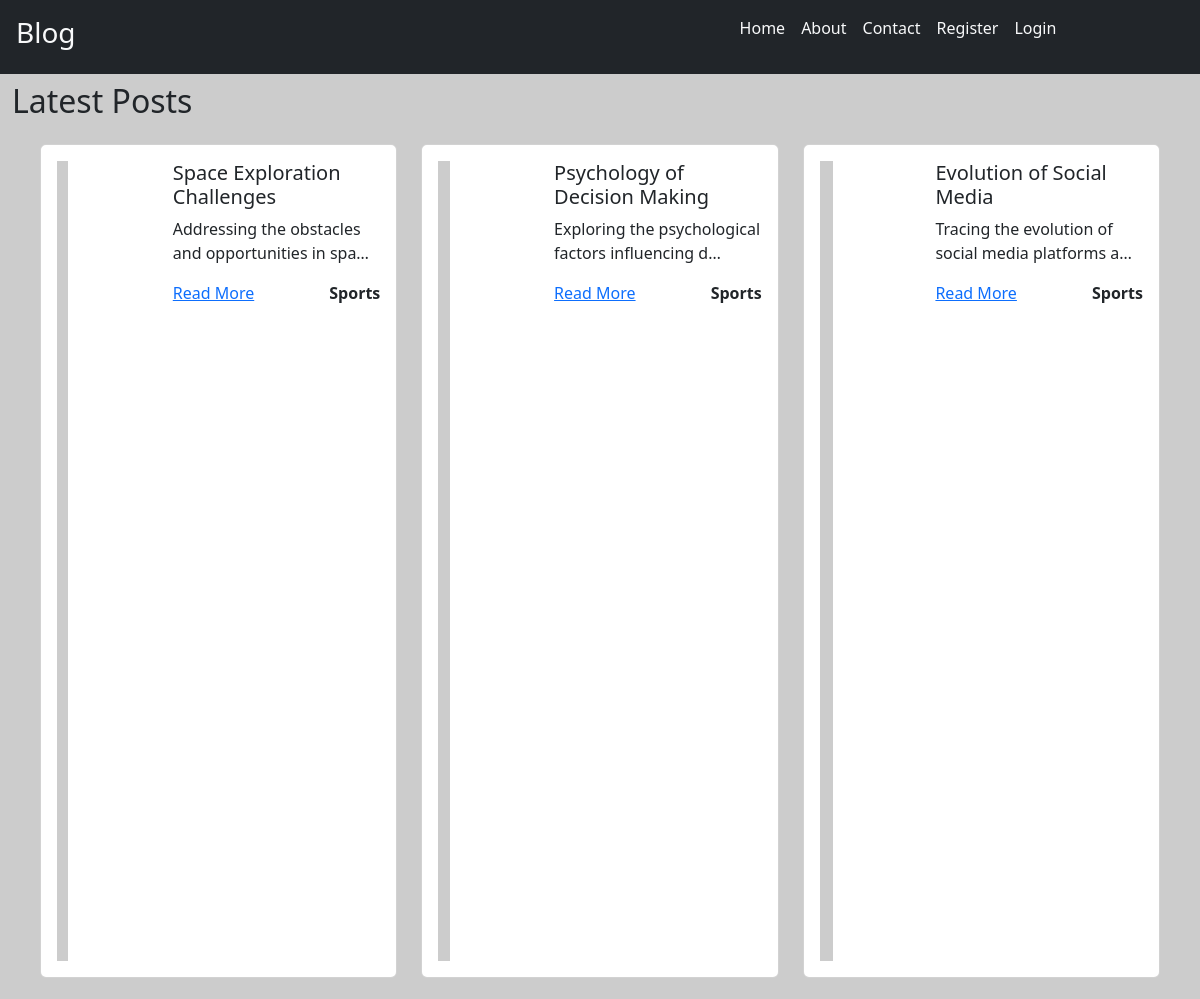
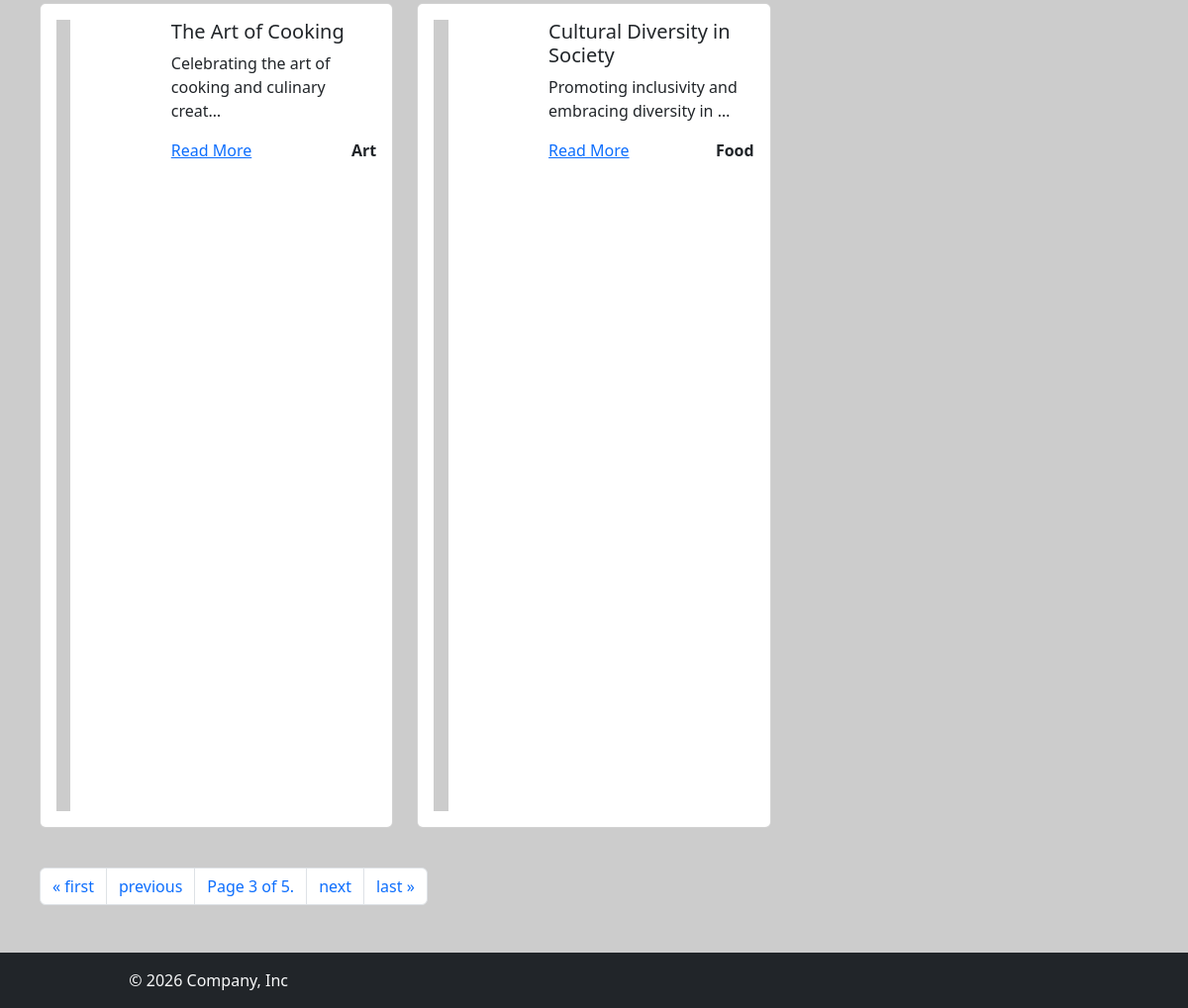
/?page=3, run on the app's committed database (2 pictures, top to bottom).
### blog/models.py (models this page shows, shortened)
class Post(models.Model):
    title = models.CharField(max_length = 100)
    content = models.TextField()
    img_url = models.ImageField(null = True, upload_to = "posts/images")
    created_at = models.DateTimeField(auto_now_add = True)
    slug = models.SlugField(unique = True)
    category = models.ForeignKey(Categorys, on_delete=models.CASCADE)
    user = models.ForeignKey(User, on_delete=models.CASCADE, null = True)
    is_published = models.BooleanField(default = False)
    @property
    def formatted_img_url(self) :
        url = self.img_url if self.img_url.__str__().startswith(('http://', 'https://')) else self.img_url.url
        return url

class Categorys(models.Model):
    name = models.CharField(max_length = 100)

### blog/views.py (the view)
# urls.py: path('', views.index, name = 'index'),
def index(request):
    all_posts = Post.objects.filter(is_published = True)
    paginator = Paginator(all_posts, 5) # Show 5 posts per page
    page_no = request.GET.get('page')
    page_obj = paginator.get_page(page_no)
    return render(request, 'index.html',{"blog_title" : titles[0], "page_objs" : page_obj})

### blog/templates/index.html (shortened to what this page needs)
{% extends "base.html" %}
{% block content %}
    <div class="container-fluid ">
        <div class="row my-2">
            <div class="col">
                <h2 >{{ blog_title }}</h2>
            </div>
        </div>
        <div class="row m-3">
            {% if page_objs %}
                {% for post in page_objs %}
                    <div class="col-4 mb-4">
                        <div class="card">
                            <div class="card-body">
                                <div class="row">
                                    <div class="col-md-4">
                                        <img style="height:300; width:300" src="{{post.formatted_img_url}}" class="img-fluid" alt="...">
                                    </div>
                                    <div class="col-md-8">
                                        <h5 class="card-title">{{post.title}}</h5>
                                        <p class="card-text">{{post.content | truncatechars:50}}</p>
                                        <div class="d-flex justify-content-between">
                                            <a href="{% url 'details' slug=post.slug %}">Read More</a>
                                            <a class="text-decoration-none text-dark fw-bold" href="#">{{post.category.name}}</a>
                                        </div>
                                    </div>
                                </div>
                            </div>
                        </div>
                    </div>
                {% endfor %}
                {% if page_objs.has_other_pages %}
                    <div class="col-12 my-3">
                        <nav aria-label="Page navigation">
                                <ul class="pagination">
                        {% if page_objs.has_previous %}
                                    <li class="page-item">
                                        <a class="page-link" href="?page=1" aria-label="First">
                                            <span aria-hidden="true">&laquo; first</span>
                                        </a>
                                    </li>
                                    <li class="page-item">
                                        <a class="page-link" href="?page={{ page_objs.previous_page_number }}" aria-label="Previous">
                                            <span aria-hidden="true">previous</span>
                                        </a>
                                    </li>
                        {% endif %}
                                <li class="page-item"><span class="page-link">Page {{ page_objs.number }} of {{ page_objs.paginator.num_pages }}.</span></li>
                        {% if page_objs.has_next %}
                                <li class="page-item">
                                    <a class="page-link" href="?page={{ page_objs.next_page_number }}" aria-label="Next">
                                        <span aria-hidden="true">next</span>
                                    </a>
                                </li>
                                <li class="page-item">
                                    <a class="page-link" href="?page={{ page_objs.paginator.num_pages }}" aria-label="Last">
                                        <span aria-hidden="true">last &raquo;</span>
                                    </a>
                                </li>
                            </ul>
                        </nav>
                        {% endif %}
                    </div>
                {% endif %}
            {% else %}
                <h3>No posts available.</h3>
            {% endif %}
        </div>
    </div>
{% endblock %}

### blog/static/blog/style.css (style rules this page uses)
body { background-color: #cccccc; }

### data on the page
Post: title "Space Exploration Challenges", content "Addressing the obstacles and opportunities in spa…", category.name "Sports"
Post: title "Psychology of Decision Making", content "Exploring the psychological factors influencing d…", category.name "Sports"
Post: title "Evolution of Social Media", content "Tracing the evolution of social media platforms a…", category.name "Sports"
Post: title "The Art of Cooking", content "Celebrating the art of cooking and culinary creat…", category.name "Art"
Post: title "Cultural Diversity in Society", content "Promoting inclusivity and embracing diversity in …", category.name "Food"

### other printed values
{{ blog_title }} "Latest Posts"
{{ page_objs.number }} "3"
{{ page_objs.paginator.num_pages }} "5"
